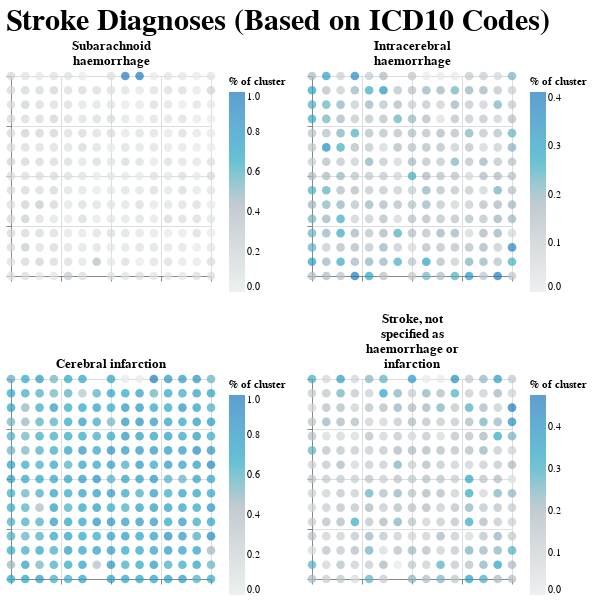

Write notebook code for a chart like this one.
### Code cell
### CREATE VISUALISATION TO SHOW DISTRIBUTION OF AF DIAGNOSES ###

def plot_af_diag_reasons(classMap,label,title,fig_size=(200,200)):
    dfmap = classMap[["x1", "x2",label]]
    dfmap.columns = ["x1","x2","label"]
    map = alt.Chart(dfmap).mark_circle().encode(
    x=alt.X('x1:Q', axis=alt.Axis(labels=False,title = "")),
    y=alt.Y('x2:Q', axis=alt.Axis(labels=False,title = "")),
        color=alt.Color('label:Q',
                        scale=alt.Scale(scheme='lightgreyteal'),
                        title=textwrap.wrap("% of cluster",15)),
        size=alt.value(75)
        #opacity='density'
    ).properties(title = title,width = fig_size[0], height = fig_size[1]
    )
    return map

diag_plot = alt.vconcat().properties(
                                            title={
                                                'text': 'Stroke Diagnoses (Based on ICD10 Codes)',
                                                'fontSize': 30
                                            }
                                        ).resolve_scale(
    color='independent'
).configure_view(
    stroke=None
)

var_name = ['ICD 10 - Subarachnoid haemorrhage',
            'ICD 10 - Intracerebral haemorrhage',
            'ICD 10 - Cerebral infarction',
            'ICD 10 - Stroke, not specified as haemorrhage or infarction']

var_display_name = ['Subarachnoid haemorrhage',
                    'Intracerebral haemorrhage',
                    'Cerebral infarction',
                    'Stroke, not specified as haemorrhage or infarction']

var = 0
for i in range(2):
    row = alt.hconcat().resolve_scale(
    color='independent'
)
    for j in range(2):
        title = textwrap.wrap(var_display_name[var],20)
        row |= plot_af_diag_reasons(classMap,label=var_name[var],title=title)
        var = var + 1
    diag_plot &= row    

diag_plot

### Figure 1 — Vega-Lite specification as saved in the notebook (floating-point values rounded to 4 significant figures; data arrays with more than 128 entries replaced by an {"elided": "..."} marker saying what was removed)
{"config": {"view": {"continuousWidth": 300, "continuousHeight": 300, "stroke": null}}, "vconcat": [{"hconcat": [{"mark": {"type": "circle"}, "encoding": {"color": {"field": "label", "scale": {"scheme": "lightgreyteal"}, "title": ["% of cluster"], "type": "quantitative"}, "size": {"value": 75}, "x": {"axis": {"labels": false, "title": ""}, "field": "x1", "type": "quantitative"}, "y": {"axis": {"labels": false, "title": ""}, "field": "x2", "type": "quantitative"}}, "height": 200, "title": ["Subarachnoid", "haemorrhage"], "width": 200}, {"data": {"name": "data-affd7f1b0cb5a34d1df334ac0db25dbc"}, "mark": {"type": "circle"}, "encoding": {"color": {"field": "label", "scale": {"scheme": "lightgreyteal"}, "title": ["% of cluster"], "type": "quantitative"}, "size": {"value": 75}, "x": {"axis": {"labels": false, "title": ""}, "field": "x1", "type": "quantitative"}, "y": {"axis": {"labels": false, "title": ""}, "field": "x2", "type": "quantitative"}}, "height": 200, "title": ["Intracerebral", "haemorrhage"], "width": 200}], "resolve": {"scale": {"color": "independent"}}}, {"hconcat": [{"mark": {"type": "circle"}, "encoding": {"color": {"field": "label", "scale": {"scheme": "lightgreyteal"}, "title": ["% of cluster"], "type": "quantitative"}, "size": {"value": 75}, "x": {"axis": {"labels": false, "title": ""}, "field": "x1", "type": "quantitative"}, "y": {"axis": {"labels": false, "title": ""}, "field": "x2", "type": "quantitative"}}, "height": 200, "title": ["Cerebral infarction"], "width": 200}, {"data": {"name": "data-91adbe87e79ad908f75847c1bd71e1c6"}, "mark": {"type": "circle"}, "encoding": {"color": {"field": "label", "scale": {"scheme": "lightgreyteal"}, "title": ["% of cluster"], "type": "quantitative"}, "size": {"value": 75}, "x": {"axis": {"labels": false, "title": ""}, "field": "x1", "type": "quantitative"}, "y": {"axis": {"labels": false, "title": ""}, "field": "x2", "type": "quantitative"}}, "height": 200, "title": ["Stroke, not", "specified as", "haemorrhage or", "infarction"], "width": 200}], "data": {"name": "data-942bca6175396b9a500b98ce470f9f1e"}, "resolve": {"scale": {"color": "independent"}}}], "data": {"name": "data-558caec4fb83b223fb7908e8deae28fc"}, "resolve": {"scale": {"color": "independent"}}, "title": {"text": "Stroke Diagnoses (Based on ICD10 Codes)", "fontSize": 30}, "$schema": "https://vega.github.io/schema/vega-lite/v5.20.1.json", "datasets": {"data-558caec4fb83b223fb7908e8deae28fc": {"elided": "225 records"}, "data-affd7f1b0cb5a34d1df334ac0db25dbc": {"elided": "225 records"}, "data-942bca6175396b9a500b98ce470f9f1e": {"elided": "225 records"}, "data-91adbe87e79ad908f75847c1bd71e1c6": {"elided": "225 records"}}}
